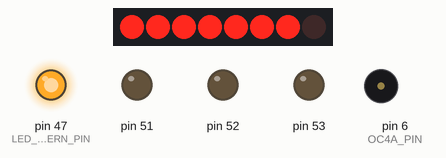
The sketch below on a simulated Arduino Mega 2560, built with avr-gcc and run on an emulated ATmega2560. On the bench: 8 shift-register outputs drawn as a row of LEDs (first output left, lit = HIGH), output pins drawn as LEDs (lit = HIGH), buzzer (waves = sounding). Wiring (inferred from the names in the program): shift register (74HC595): data pin 5; shift clock pin 2; latch pin 3. Wiring (inferred from the signals the program sends): row of LEDs: on Q0, Q1, Q2, Q3, Q4, Q5, Q6, Q7. Pins used as bus, display or sensor lines are not drawn.

Above: at 4.1 s.
At 4.87 s:
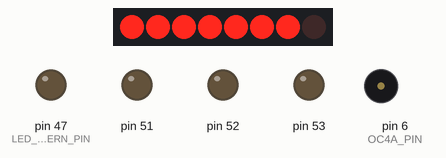
At 7.14 s:
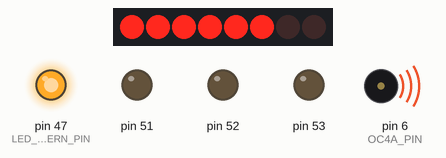
At 8.92 s:
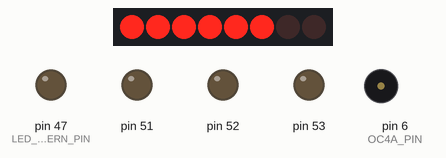
At 23.87 s:
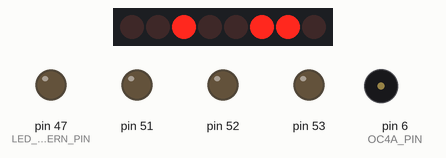
At 39.1 s:
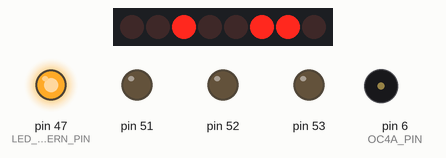
Timing chart, 0 to 40.0 s (numbered marks = the images above):
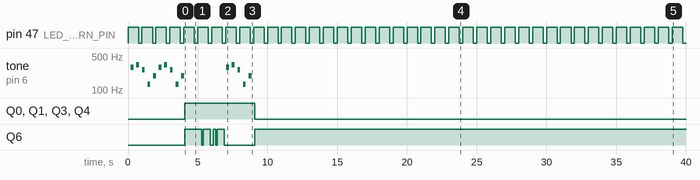

The sketch:

Lab_3_Final.ino
```cpp
/*Lab_3_Final.cpp
 * @file   Lab_3_Final.cpp
 *   @author    Christian Gordon, Marc Hernandez
 *   @date      25-Feb-2022
 *   @brief   Lab 3 Schedulers in Arduino
 *
 *  This code contains the methods and functions needed for Lab 3
 *  for winter 2022 EE 474
 */

#define STATE_OFF           0
#define STATE_ON            1

//Defines for Part 1
#define LED_EXTERN_PIN      47
#define LED_REG_BIT         0X04
#define LED_ON_TIME         250
#define LED_OFF_TIME        750
//Defines for Part 2
#define NOTE_PERIOD         200
#define SPEAKER_OFF         4000
#define OC4A_PIN            DDH3

#define STATE_READY         0
#define STATE_RUNNING       1
#define STATE_SLEEPING      2
#define STATE_DEAD          3

//Defines for Part 3 and 4
#define DIG1REG              DDB4
#define DIG1                 10
#define DIG2REG              DDB5
#define DIG2                 11
#define DIG3REG              DDB6
#define DIG3                 12
#define DIG4REG              DDB7
#define DIG4                 13
#define DATAREG              0x08
#define DATAPIN              5
#define LATCHREG             0x20
#define LATCHPIN             3
#define CLOCKREG             0x10
#define CLOCKPIN             2
#define COUNTER_INCREMENT    100
#define NTASKS               10

#define PENDING              0
#define DONE                 1

#define SERIAL_BAUD          9600

#define CLOCK_RATE           16000000

unsigned long currentTime;

bool task1_en, task2_en, task3_en, task4_en, task5_en;
bool viewMode = true;
bool DDSMode = true;
bool smile = false;

int sFlag;
int melodyPlayCount = 0;
//Holds the melody for strange encounters theme
int melody[] = {293, 0, 329, 0, 261, 0, 130, 0, 196, 0};
byte digits[14]= {0xFC,0x60,0xDA,0xF2,0x66,0xB6,0xBE,0xE0,0xFE,0xE6, 0x4A, 0x90, 0x90, 0x26};
byte reversedigits[10]= {0xE6,0xFE,0xE0, 0xBE, 0xB6, 0x66, 0xF2, 0xDA, 0x60, 0xFC};
byte displays[4] = {DIG1, DIG2, DIG3, DIG4};
byte controller[5] = {0,0,0,0,0};
byte controller2[5] = {0,4,0,0,0};
byte controller3[5] = {0,3,0,0,0};

void task1();
void task2();
void task3();
void task1_DDS(void *p);
void task2_DDS(void *p);
void task4_DDS(void *p);
void task5_DDS(void *p);
void task5_2_DDS(void *p);
void task5_3_DDS(void *p);
void showSmile(void *p);
void task_self_quit();
void taskRevive();
void start_function(void (*functionPTR)());
void displayDigits();
void increment();
void freqDisplay();

struct TCBSSRI;

typedef struct TCBSSRI{
  void (*ftpr) (int *p);
  unsigned short int state;
  unsigned int delay;
};

struct TCBSSRI TaskListSSRI[10];//Create TCB list

struct TCBDDS;

typedef struct TCBDDS {
    void (*ftpr)(void *p);
    unsigned short int state;
    unsigned long int ID;
    char* taskName;
    unsigned int runtimes;
    unsigned int delay;
};

TCBDDS TaskListDDS[NTASKS];
void (*readyTasks[NTASKS])(void *p);
void (*deadTasks[NTASKS])(void *p);
int waitTimes[] = {0, 0, 0, 0 ,0};
int taskStates[] = {0, 0, 0, 0, 0};

int t_curr;//Points to active task in the TaskList


/**
 * @brief Construct a new ISR object
 *
 * This ISR runs every 2ms and is used to syncrhonize the schedulers if DDSMode is
 * set true then the syncrhonization takes place within the ISR
 *
 */
ISR(TIMER1_COMPA_vect){
    sFlag = DONE;

    if(DDSMode){
      for(int i = 0; i < 5; i++){
        if(waitTimes[i] > 2) {
          waitTimes[i] -= 2;
        } else {
          waitTimes[i] = 0;
          if(TaskListDDS[i].state != STATE_DEAD){
            TaskListDDS[i].state = STATE_READY;
          }
        }
      }
      sFlag = PENDING;
    }
  }

/**
 * @brief Initial Code run before the loop()
 *
 * Sets up internal Registers to have expected behavior and initializes some global values used by the system.
 * Also sets up timers, sets initial booleans. DDSMode must be set to alter the clock to meet the DDS requirements.
 *
 */
void setup() {
  Serial.begin(SERIAL_BAUD);

  //The current active task
  t_curr = 0;

  //Part 1 Setups
  DDRL |= LED_REG_BIT;

  //Part 2
  // Initialize timer 4 register A & B to 0 to clear values
  TCCR4A = 0;
  TCCR4B = 0;

  // Stetting registers to proper settings for Part 2
  TCCR4A |= 1 << COM4A0;
  TCCR4B |= 1 << WGM42;
  TCCR4B |= 1 << CS40; //16MHz clock
  OCR4A = 0; // Initially 0

  //Initialize timer 1
  if(!DDSMode){
    TCCR1A |= 1 << COM1A0;
    TCCR1B |= 1 << WGM12;
    TCCR1B |= 1 << CS10; //16MHz clock
    OCR1A = freqConv(1000/2); // Every 2ms
  } else {
    TCCR1A = 0;      //Reset entire TCCR1A register
    TCCR1B = 0;     //Reset entire TCCR1B register
    TCCR1A |= 0b01000000;
    TCCR1B |= 0b00001100;//Prescalar - 256
    TCNT1 = 0;
    TIMSK1 |= B00000010;//enabling interrupts
    OCR1A = 125; // 16,0000,000 / 256 / 500Hz = 125 (500Hz because need interrupt tick every 2ms)
  }

  // Setting output mode for all pins
  DDRH |= 1 << OC4A_PIN;

  //Part 3 Setups
  DDRB |= DIG1REG | DIG2REG | DIG3REG | DIG4REG;
  DDRE |= DATAREG | LATCHREG | CLOCKREG;

  task1_en = 1;
  task2_en = 1;
  task3_en = 0;
  task4_en = 0;
  task5_en = 1;

  //Demo 3 DDS Scheduler*************
  // TaskListDDS[0].ftpr = task1_DDS;
  // TaskListDDS[0].state = STATE_READY;
  // TaskListDDS[0].ID = 1;
  // TaskListDDS[0].taskName = "LED";
  // TaskListDDS[0].runtimes = 0;
  // TaskListDDS[0].delay = -1;

  // TaskListDDS[1].ftpr = task2_DDS;
  // TaskListDDS[1].state = STATE_READY;
  // TaskListDDS[1].ID = 2;
  // TaskListDDS[1].taskName = "Tone";
  // TaskListDDS[1].runtimes = 0;
  // TaskListDDS[0].delay = -1;

  // TaskListDDS[2].ftpr = NULL;
  //********************************

  //Demo 5 DDS Scheduler************
  // TaskListDDS[0].ftpr = task4_DDS;
  // TaskListDDS[0].state = STATE_READY;
  // TaskListDDS[0].ID = 1;
  // TaskListDDS[0].taskName = "Segs";
  // TaskListDDS[0].runtimes = 0;
  // TaskListDDS[0].delay = -1;

  // TaskListDDS[1].ftpr = task2_DDS;
  // TaskListDDS[1].state = STATE_DEAD;
  // TaskListDDS[1].ID = 2;
  // TaskListDDS[1].taskName = "Tone";
  // TaskListDDS[1].runtimes = 0;
  // TaskListDDS[0].delay = -1;

  // TaskListDDS[2].ftpr = NULL;
  //**********************************


  //Demo 6 DDS Scheduler**************
  TaskListDDS[0].ftpr = task5_DDS;
  TaskListDDS[0].state = STATE_READY;
  TaskListDDS[0].ID = 1;
  TaskListDDS[0].taskName = "Segs";
  TaskListDDS[0].runtimes = 0;
  TaskListDDS[0].delay = -1;

  TaskListDDS[1].ftpr = task1_DDS;
  TaskListDDS[1].state = STATE_READY;
  TaskListDDS[1].ID = 2;
  TaskListDDS[1].taskName = "LED";
  TaskListDDS[1].runtimes = 0;
  TaskListDDS[1].delay = -1;

  TaskListDDS[2].ftpr = task5_2_DDS;
  TaskListDDS[2].state = STATE_READY;
  TaskListDDS[2].ID = 3;
  TaskListDDS[2].taskName = "Tone";
  TaskListDDS[2].runtimes = 0;
  TaskListDDS[2].delay = -1;

  TaskListDDS[3].ftpr = task5_3_DDS;
  TaskListDDS[3].state = STATE_DEAD;
  TaskListDDS[3].ID = 4;
  TaskListDDS[3].taskName = "countdown";
  TaskListDDS[3].runtimes = 0;
  TaskListDDS[3].delay = -1;

  TaskListDDS[4].ftpr = showSmile;
  TaskListDDS[4].state = STATE_DEAD;
  TaskListDDS[4].ID = 4;
  TaskListDDS[4].taskName = "smile";
  TaskListDDS[4].runtimes = 0;
  TaskListDDS[4].delay = -1;

  TaskListDDS[5].ftpr = NULL;
  //*********************************

}


/**
 * @brief Main loop of system, calls scheduler for SRRI or DDS
 *
 * For RR schedule, it loops continuously and calls the tasks each time the previous finishes.
 * Otherwise it will call the proper SRRI or DDS scheduler and will go through the demo indicated by the function name
 *
 */
void loop() {
  // put your main code here, to run repeatedly:
  currentTime = millis();
  //task1();
  //task2();
  //demo2SSRI();
  //demo4SSRI();
  if(DDSMode){
    for(t_curr = 0; t_curr < NTASKS; t_curr++) {
        if((TaskListDDS[t_curr].ftpr != NULL) && (TaskListDDS[t_curr].state != STATE_SLEEPING) && (TaskListDDS[t_curr].state != STATE_DEAD)) {
        TaskListDDS[t_curr].state = STATE_RUNNING;
        start_function(TaskListDDS[t_curr].ftpr);
       }
    }
  }

}

/**
 * @brief Returns the COMP value that will create the input frequency
 *
 * This assumes a clock of 16MHz and a prescaler of 1.
 *
 * @param inputFreq Desired frequency of oscilation for the counter
 * @return double Output COMP value to assign to the counter's compare register
 */
double freqConv (int inputFreq){
  float divdend = 2 * 1 * inputFreq;
  float divsor = CLOCK_RATE;
  float result = divsor / divdend;
  return (double) (result - 1.0);
}
```

Lab_3_7segment.ino
```cpp
/**
 *  @file Lab_3_7segment.c
 *
 *  This file contains methods needed to the 7-segment display to function
 *
 */

/**
 * @brief Utilizes the a shift register to illuminate segments of the 7-segment display
 *
 * This function loops through each of the digits on the 7-segment display and shifts
 * in bit values in the order of LSBFIRST. These values are found in the digits array
 * and the current digit needed to be displayed is found in the controllers array.
 * If task3_en, controller[5] is used, If task4_en controller2[5] is used, and if task5_en
 * contoller3[5] is used. Only one may be enabled at a time.
 *
 */
void displayDigits(){
  for(int i = 0; i < 4; i++){
    for(int j = 0; j < 4; j++){
      digitalWrite(displays[j], LOW);
    }
    digitalWrite(LATCHPIN, LOW);
    if(task3_en && !task4_en){
      if(bitRead(controller[4],i)==1){
        shiftOut(DATAPIN, CLOCKPIN, LSBFIRST, controller[i]);
      }else{
        shiftOut(DATAPIN, CLOCKPIN, LSBFIRST, digits[controller[i]]);
      }
    } else if(!task3_en && task4_en) {
      if(bitRead(controller2[4],i)==1){
        shiftOut(DATAPIN, CLOCKPIN, LSBFIRST, controller2[i]);
      }else{
        shiftOut(DATAPIN, CLOCKPIN, LSBFIRST, digits[controller2[i]]);
      }
    } else if(!task3_en && !task4_en && task5_en) {
      if(bitRead(controller3[4],i)==1){
        shiftOut(DATAPIN, CLOCKPIN, LSBFIRST, controller3[i]);
      }else{
        shiftOut(DATAPIN, CLOCKPIN, LSBFIRST, digits[controller3[i]]);
      }
    }

    digitalWrite(LATCHPIN, HIGH);
    digitalWrite(displays[i], HIGH);
  }
  for(int j = 0; j < 4; j++){
    digitalWrite(displays[j], LOW);
  }
}

/**
 * @brief This function increments of decrements the current count that will be displayed on the 7-segment display
 *
 * These values are found in the digits array, If task3_en, controller[5] is updated, If task4_en controller2[5] is updated,
 * and if task5_en contoller3[5] is updated. Only one may be enabled at a time. If task4_en or task5_en is true, then the
 * function will behave differently and decrement the count from 4 second to 0 or 3 seconds to 0 respectively.
 *
 */
void increment() {
  bool alterCount = true;
  if(task3_en && !task4_en){
    for (int i = 0; i < 4; i++){
      int val = int(controller[i]);
      if (alterCount == true) {
        val++;
        alterCount = false;
        if (val > 9) {
          controller[i] = 0;
          alterCount = true;
        } else {
          controller[i] = byte(val);
        }
      }
    }
  } else if(!task3_en && task4_en){
    for (int i = 0; i < 4; i++){
      int val = int(controller2[i]);
      if (alterCount == true) {
        val--;
        alterCount = false;
        if (val < 0) {
          controller2[i] = 9;
          alterCount = true;
        } else {
          controller2[i] = byte(val);
        }
      }
    }
  } else if(!task3_en && !task4_en && task5_en){
    for (int i = 0; i < 4; i++){
      int val = int(controller3[i]);
      if (alterCount == true) {
        val--;
        alterCount = false;
        if (val < 0) {
          controller3[i] = 9;
          alterCount = true;
        } else {
          controller3[i] = byte(val);
        }
      }
    }
  }
  if((controller2[0] == 0) && (controller2[1] == 0) && (controller2[2] == 0) && (controller2[3] == 0)){
    viewMode = false;
  } else if((controller3[0] == 0) && (controller3[1] == 0) && (controller3[2] == 0) && (controller3[3] == 0)){
    viewMode = false;
  }

}

/**
 * @brief This function is called in task4 and task5
 *
 * These values are found in the digits array, If task3_en, controller[5] is updated, If task4_en controller2[5] is updated,
 * and if task5_en contoller3[5] is updated. Only one may be enabled at a time. If task4_en or task5_en is true, then the
 * function will behave differently and decrement the count from 4 second to 0 or 3 seconds to 0 respectively.
 *
 */
void freqDisplay(){
  static unsigned long displayTime;
  static int num;
    if(millis() - displayTime > NOTE_PERIOD * 2){
      displayTime = millis();
      if(num == 0){
        controller2[0] = 3;
        controller2[1] = 9;
        controller2[2] = 2;
        controller2[3] = 0;
        num++;
      } else if (num == 1){
        controller2[0] = 9;
        controller2[1] = 2;
        controller2[2] = 3;
        controller2[3] = 0;
        num++;
      } else if (num == 2){
        controller2[0] = 1;
        controller2[1] = 6;
        controller2[2] = 2;
        controller2[3] = 0;
        num++;
      } else if (num == 3){
        controller2[0] = 0;
        controller2[1] = 3;
        controller2[2] = 1;
        controller2[3] = 0;
        num++;
      } else if (num == 4){
        controller2[0] = 6;
        controller2[1] = 9;
        controller2[2] = 1;
        controller2[3] = 0;
        num++;
        viewMode = true;
      }
    }

    if(num >= 5) {
      num = 0;
      controller2[0] = 0;
      controller2[1] = 4;
      controller2[2] = 0;
      controller2[3] = 0;
    }
}
```

Lab_3_RR_Tasks.ino
```cpp
/**
 *  @file Lab_3_RR_Tasks.c
 *
 *  This file contains methods needed for the RR to function
 *
 */

/**
 * @brief Executes Task 1, LED on for 250ms off for 750
 *
 * Basic RR scheduled task for 1, requires task1_en to be true and
 * must have currentTime updated in the main loop as well.
 *
 */
void task1() {
  static unsigned long previousLEDToggle;
  static int currentState = STATE_ON; //1 for on, 0 for off

  if(task1_en){
    if(currentState){//LED is currently on
      if(currentTime - previousLEDToggle > LED_ON_TIME){
        currentState = STATE_OFF;
        previousLEDToggle = currentTime;
        PORTL &= ~LED_REG_BIT;
      }
    } else {//LED is currently off
      if(currentTime - previousLEDToggle > LED_OFF_TIME){
        currentState = STATE_ON;
        previousLEDToggle = currentTime;
        PORTL ^= LED_REG_BIT;
      }
    }
  }
}

/**
 * @brief Play melody array, then stop noise for 4 seconds, then repeat.
 *
 * Task relies on taskB_en signal being true, either set by the scheduler or setup.
 *
 */
void task2() {
  static unsigned long previousSpeakerTime;
  static int currentState = STATE_ON;//1=>Music playing. 0=> No sound
  static int melodyIndex;

  if(task2_en){
    if(currentState){//Speaker is playing Music
      if(currentTime - previousSpeakerTime > NOTE_PERIOD){
        previousSpeakerTime = currentTime;
        OCR4A = freqConv(melody[melodyIndex]);
        melodyIndex ++;
        if(melodyIndex == (sizeof(melody) / sizeof(int))){
          melodyIndex = 0;
          currentState = STATE_OFF;//Turn off speaker
        }
      }
    } else {//Speaker is not making sound
      if(currentTime - previousSpeakerTime > SPEAKER_OFF){
        previousSpeakerTime = currentTime;
        currentState = STATE_ON;
      }
    }
  }
}
```

Source omitted: Lab_3_DDS.ino (6761 bytes), Lab_3_SRRI.ino (4538 bytes)

Measured:
- by itself, pin 47 (LED_EXTERN_PIN): alternates HIGH for 0.76 s and LOW for 0.24 s
- by itself, Q0, Q1, Q3, Q4: LOW → HIGH at 4.1 s, → LOW 5.0 s later
- by itself, Q6: LOW → HIGH at 4.1 s, → LOW 1.2 s later, → HIGH 0.10 s later, → LOW 0.50 s later, … (9 changes in this stretch)
- by itself, tone on pin 6 (OC4A_PIN): plays 293 Hz for 0.20 s, 329 Hz for 0.20 s, 261 Hz for 0.20 s, 130 Hz for 0.20 s, 196 Hz for 0.20 s, 293 Hz for 0.20 s … (15 notes in this stretch)
